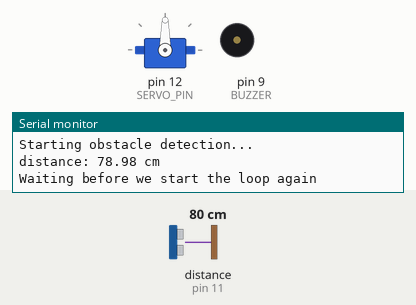
Simulated run of this sketch. Board: Arduino Uno, built with avr-gcc and run on an emulated ATmega328P. Shown: servo, buzzer (waves = sounding, pin HIGH), the last lines printed to the serial monitor. Wiring (inferred from the names in the program): ultrasonic range finder: trigger pin 10; echo pin 11. The inputs (shaded band) are chosen by the test bench; at power-on: distance to the obstacle (sensor on pin 11) 80 cm. The echo pulse lasts 58.3 µs per cm; pins used as bus, display or sensor lines are not drawn.

Above: at 6.3 s.
6.4 s: distance to the obstacle (sensor on pin 11) set to 54 cm
17.9 s: distance to the obstacle (sensor on pin 11) set to 46 cm
At 22.7 s:
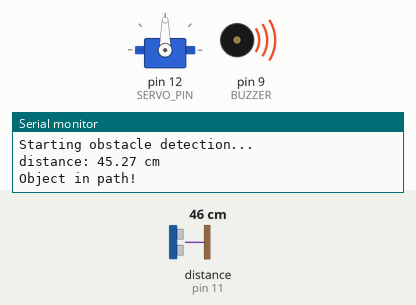
28.3 s: distance to the obstacle (sensor on pin 11) set to 60 cm
At 32.9 s:
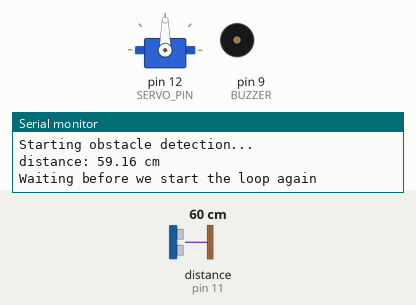
34.8 s: distance to the obstacle (sensor on pin 11) set to 2 cm
At 38.8 s:
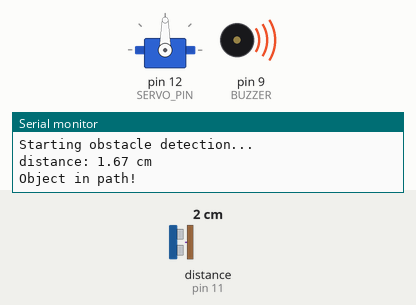
Timing chart, 0 to 44.1 s (numbered marks = the images above; inputs shaded):
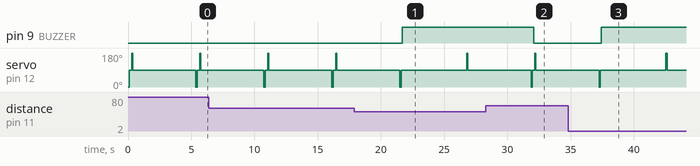

The sketch:

Obstacle_Detection.ino
```cpp
#include <Servo.h>

// constants won't change
const int TRIG_PIN  = 10;  // Arduino pin connected to Ultrasonic Sensor's TRIG pin
const int ECHO_PIN  = 11;  // Arduino pin connected to Ultrasonic Sensor's ECHO pin
const int SERVO_PIN = 12;  // Arduino pin connected to Servo Motor's pin
const int BUZZER    = 9;   // Arduino pin connected to piezoelectric buzzer
const int DISTANCE_THRESHOLD = 50; // centimeters

Servo servo; // create servo object to control a servo

// variables will change:
float duration_us, distance_cm;

void setup() {
  Serial.begin (9600);       // initialize serial port
  pinMode(TRIG_PIN, OUTPUT); // set arduino pin to output mode
  pinMode(ECHO_PIN, INPUT);  // set arduino pin to input mode
  pinMode(BUZZER, OUTPUT);   // set buzzer pin to output mode
  servo.attach(SERVO_PIN);   // attaches the servo on pin 9 to the servo object
}

void loop() {
  Serial.println("Starting obstacle detection...");
  int direction = 0;
  // Yaw angle to rotate from accelerometer data
  int angle = 44;
  // The specs of this servo state (from datasheet):
  //          0.12s/60 degrees (4.8V)
  //          0.10s/60 degrees (6V)
  // Linear approximation to find the speed of our specific servo
  // in s/60 degrees.
  float T = (0.12 - 0.10) * (5.0 - 4.8) / (4.8 - 6.0) + 0.12;
  int turn_time = T * (float(angle) / 60.0) * 1000;
  if (angle > 0){
    servo.write(direction); // start rotating clockwise since angle is positive
    delay(turn_time); // rotate until angle is reached
    servo.write(90); // stop rotating
  }
  else if (angle < 0){
    direction = 180;
    servo.write(direction); // start rotating counterclockwise since angle is negative
    delay(turn_time); // rotate until angle is reached
    servo.write(90); // stop rotating
  }
  else{
    servo.write(90); // don't rotate since individual is moving straight
  }

  delay(100);

  float distance = calculateDistance();

  if(distance_cm <= DISTANCE_THRESHOLD){
    Serial.println("Object in path!");
    digitalWrite(BUZZER, HIGH);
    delay(5000);
  }
  else {
    digitalWrite(BUZZER, LOW);
  }

  delay(100);

  // Reset servo position
  if (direction == 0){
    servo.write(180);
    delay(turn_time);
    servo.write(90);
  }
  else if (direction == 180){
    servo.write(0);
    delay(turn_time);
    servo.write(90);
  }

  Serial.println("Waiting before we start the loop again");
  delay(5000);
}

// Function for calculating the distance measured by the Ultrasonic sensor
int calculateDistance(){
  // generate 10-microsecond pulse to TRIG pin
  digitalWrite(TRIG_PIN, HIGH);
  delayMicroseconds(10);
  digitalWrite(TRIG_PIN, LOW);
  // measure duration of pulse from ECHO pin
  duration_us = pulseIn(ECHO_PIN, HIGH);
  // calculate the distance
  distance_cm = 0.017 * duration_us;
  // print the value to Serial Monitor
  Serial.print("distance: ");
  Serial.print(distance_cm);
  Serial.println(" cm");
  return distance_cm;
}
```

Measured:
- the behaviour switches between 51 and 50 cm on distance to the obstacle (sensor on pin 11) (found by bisection; images 0 and 1)
- after the input at 17.9 s, pin 9 (BUZZER): LOW → HIGH after 3.8 s
- after the input at 28.3 s, pin 9 (BUZZER): HIGH → LOW after 3.8 s
- after the input at 34.8 s, pin 9 (BUZZER): LOW → HIGH after 2.6 s
